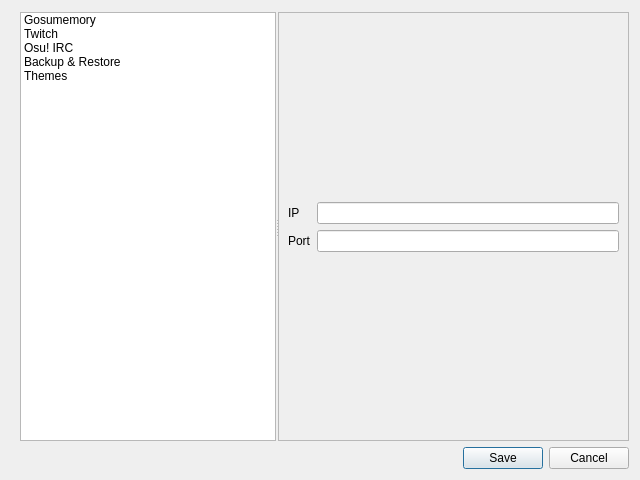
<?xml version="1.0" encoding="UTF-8"?>
<ui version="4.0">
 <class>Preferences</class>
 <widget class="QDialog" name="Preferences">
  <property name="geometry">
   <rect>
    <x>0</x>
    <y>0</y>
    <width>640</width>
    <height>480</height>
   </rect>
  </property>
  <property name="windowTitle">
   <string>Preferences</string>
  </property>
  <property name="sizeGripEnabled">
   <bool>false</bool>
  </property>
  <layout class="QGridLayout" name="gridLayout">
   <item row="1" column="1">
    <widget class="QSplitter" name="splitter">
     <property name="orientation">
      <enum>Qt::Horizontal</enum>
     </property>
     <property name="handleWidth">
      <number>2</number>
     </property>
     <property name="childrenCollapsible">
      <bool>false</bool>
     </property>
     <widget class="QListWidget" name="listWidget">
      <property name="horizontalScrollBarPolicy">
       <enum>Qt::ScrollBarAlwaysOff</enum>
      </property>
      <property name="editTriggers">
       <set>QAbstractItemView::NoEditTriggers</set>
      </property>
      <property name="flow">
       <enum>QListView::TopToBottom</enum>
      </property>
      <property name="sortingEnabled">
       <bool>false</bool>
      </property>
      <item>
       <property name="text">
        <string>Gosumemory</string>
       </property>
       <property name="icon">
        <iconset resource="../resources.qrc">
         <normaloff>:/images/resources/images/gosumemory.ico</normaloff>:/images/resources/images/gosumemory.ico</iconset>
       </property>
      </item>
      <item>
       <property name="text">
        <string>Twitch</string>
       </property>
       <property name="icon">
        <iconset resource="../resources.qrc">
         <normaloff>:/images/resources/images/twitch_logo.png</normaloff>:/images/resources/images/twitch_logo.png</iconset>
       </property>
      </item>
      <item>
       <property name="text">
        <string>Osu! IRC</string>
       </property>
       <property name="icon">
        <iconset resource="../resources.qrc">
         <normaloff>:/images/resources/images/osu_logo.png</normaloff>:/images/resources/images/osu_logo.png</iconset>
       </property>
      </item>
      <item>
       <property name="text">
        <string>Backup &amp; Restore</string>
       </property>
       <property name="icon">
        <iconset resource="../resources.qrc">
         <normaloff>:/images/resources/images/backup_and_restore.png</normaloff>:/images/resources/images/backup_and_restore.png</iconset>
       </property>
      </item>
      <item>
       <property name="text">
        <string>Themes</string>
       </property>
       <property name="icon">
        <iconset resource="../resources.qrc">
         <normaloff>:/images/resources/images/format_paint.png</normaloff>:/images/resources/images/format_paint.png</iconset>
       </property>
      </item>
     </widget>
     <widget class="QStackedWidget" name="stackedWidget">
      <property name="sizePolicy">
       <sizepolicy hsizetype="Preferred" vsizetype="Preferred">
        <horstretch>4</horstretch>
        <verstretch>0</verstretch>
       </sizepolicy>
      </property>
      <property name="frameShape">
       <enum>QFrame::StyledPanel</enum>
      </property>
      <property name="frameShadow">
       <enum>QFrame::Raised</enum>
      </property>
      <property name="currentIndex">
       <number>0</number>
      </property>
      <widget class="QWidget" name="gosuMemoryPage">
       <layout class="QGridLayout" name="gridLayout_3">
        <item row="1" column="1">
         <widget class="QLineEdit" name="gosumemoryIpLineEdit">
          <property name="inputMethodHints">
           <set>Qt::ImhUrlCharactersOnly</set>
          </property>
         </widget>
        </item>
        <item row="3" column="0" colspan="2">
         <spacer name="verticalSpacer_2">
          <property name="orientation">
           <enum>Qt::Vertical</enum>
          </property>
          <property name="sizeHint" stdset="0">
           <size>
            <width>20</width>
            <height>40</height>
           </size>
          </property>
         </spacer>
        </item>
        <item row="1" column="0">
         <widget class="QLabel" name="gosumemoryIpLabel">
          <property name="text">
           <string>IP</string>
          </property>
         </widget>
        </item>
        <item row="2" column="1">
         <widget class="QLineEdit" name="gosumemoryPortLineEdit">
          <property name="inputMethodHints">
           <set>Qt::ImhDigitsOnly</set>
          </property>
         </widget>
        </item>
        <item row="2" column="0">
         <widget class="QLabel" name="gosumemoryPortLabel">
          <property name="text">
           <string>Port</string>
          </property>
         </widget>
        </item>
        <item row="0" column="0" colspan="2">
         <spacer name="verticalSpacer">
          <property name="orientation">
           <enum>Qt::Vertical</enum>
          </property>
          <property name="sizeHint" stdset="0">
           <size>
            <width>20</width>
            <height>40</height>
           </size>
          </property>
         </spacer>
        </item>
       </layout>
      </widget>
      <widget class="QWidget" name="twitchPage">
       <layout class="QGridLayout" name="gridLayout_4">
        <item row="3" column="1">
         <widget class="QLineEdit" name="twitchChannelLineEdit">
          <property name="inputMethodHints">
           <set>Qt::ImhNoAutoUppercase</set>
          </property>
         </widget>
        </item>
        <item row="3" column="0">
         <widget class="QLabel" name="twitchChannelLabel">
          <property name="text">
           <string>Channel</string>
          </property>
         </widget>
        </item>
        <item row="1" column="0">
         <widget class="QLabel" name="twitchBotNickLabel">
          <property name="text">
           <string>Bot Nickname</string>
          </property>
         </widget>
        </item>
        <item row="1" column="1">
         <widget class="QLineEdit" name="twitchBotNickLineEdit">
          <property name="inputMethodHints">
           <set>Qt::ImhNoAutoUppercase</set>
          </property>
         </widget>
        </item>
        <item row="2" column="1">
         <widget class="QLineEdit" name="twitchBotOAuthLineEdit">
          <property name="echoMode">
           <enum>QLineEdit::Password</enum>
          </property>
         </widget>
        </item>
        <item row="2" column="0">
         <widget class="QLabel" name="twitchBotOAuthLabel">
          <property name="text">
           <string>&lt;html&gt;&lt;head/&gt;&lt;body&gt;&lt;p&gt;&lt;a href=&quot;https://twitchapps.com/tmi/&quot;&gt;&lt;span style=&quot; text-decoration: underline; color:#4285f4;&quot;&gt;Bot OAuth&lt;/span&gt;&lt;/a&gt;&lt;/p&gt;&lt;/body&gt;&lt;/html&gt;</string>
          </property>
         </widget>
        </item>
        <item row="4" column="0" colspan="2">
         <spacer name="verticalSpacer_3">
          <property name="orientation">
           <enum>Qt::Vertical</enum>
          </property>
          <property name="sizeHint" stdset="0">
           <size>
            <width>20</width>
            <height>40</height>
           </size>
          </property>
         </spacer>
        </item>
        <item row="0" column="0" colspan="2">
         <spacer name="verticalSpacer_4">
          <property name="orientation">
           <enum>Qt::Vertical</enum>
          </property>
          <property name="sizeHint" stdset="0">
           <size>
            <width>20</width>
            <height>40</height>
           </size>
          </property>
         </spacer>
        </item>
       </layout>
      </widget>
      <widget class="QWidget" name="osuIrcPage">
       <layout class="QGridLayout" name="gridLayout_5">
        <item row="1" column="0">
         <widget class="QLabel" name="osuIrcNicknameLabel">
          <property name="text">
           <string>Nickname</string>
          </property>
         </widget>
        </item>
        <item row="3" column="0">
         <widget class="QLabel" name="osuIrcServerLabel">
          <property name="text">
           <string>Server</string>
          </property>
         </widget>
        </item>
        <item row="4" column="1">
         <widget class="QLineEdit" name="osuIrcPortLineEdit">
          <property name="inputMethodHints">
           <set>Qt::ImhDigitsOnly</set>
          </property>
         </widget>
        </item>
        <item row="3" column="1">
         <widget class="QLineEdit" name="osuIrcServerLineEdit">
          <property name="inputMethodHints">
           <set>Qt::ImhUrlCharactersOnly</set>
          </property>
         </widget>
        </item>
        <item row="2" column="1">
         <widget class="QLineEdit" name="osuIrcPasswordLineEdit">
          <property name="echoMode">
           <enum>QLineEdit::Password</enum>
          </property>
         </widget>
        </item>
        <item row="2" column="0">
         <widget class="QLabel" name="osuIrcPasswordLabel">
          <property name="text">
           <string>&lt;html&gt;&lt;head/&gt;&lt;body&gt;&lt;p&gt;&lt;a href=&quot;osu.ppy.sh/p/irc&quot;&gt;&lt;span style=&quot; text-decoration: underline; color:#4285f4;&quot;&gt;Password&lt;/span&gt;&lt;/a&gt;&lt;/p&gt;&lt;/body&gt;&lt;/html&gt;</string>
          </property>
         </widget>
        </item>
        <item row="4" column="0">
         <widget class="QLabel" name="osuIrcPortLabel">
          <property name="text">
           <string>Port</string>
          </property>
         </widget>
        </item>
        <item row="1" column="1">
         <widget class="QLineEdit" name="osuIrcNicknameLineEdit">
          <property name="inputMethodHints">
           <set>Qt::ImhNoAutoUppercase</set>
          </property>
         </widget>
        </item>
        <item row="0" column="0" colspan="2">
         <spacer name="verticalSpacer_5">
          <property name="orientation">
           <enum>Qt::Vertical</enum>
          </property>
          <property name="sizeHint" stdset="0">
           <size>
            <width>20</width>
            <height>40</height>
           </size>
          </property>
         </spacer>
        </item>
        <item row="5" column="0" colspan="2">
         <spacer name="verticalSpacer_6">
          <property name="orientation">
           <enum>Qt::Vertical</enum>
          </property>
          <property name="sizeHint" stdset="0">
           <size>
            <width>20</width>
            <height>40</height>
           </size>
          </property>
         </spacer>
        </item>
       </layout>
      </widget>
      <widget class="QWidget" name="page">
       <layout class="QGridLayout" name="gridLayout_2">
        <item row="0" column="0">
         <widget class="QPushButton" name="backupBtn">
          <property name="text">
           <string>Backup</string>
          </property>
         </widget>
        </item>
        <item row="0" column="1">
         <widget class="QPushButton" name="restoreBtn">
          <property name="text">
           <string>Restore</string>
          </property>
         </widget>
        </item>
       </layout>
      </widget>
      <widget class="QWidget" name="themesPage">
       <layout class="QGridLayout" name="gridLayout_6">
        <item row="0" column="0" colspan="4">
         <spacer name="verticalSpacer_8">
          <property name="orientation">
           <enum>Qt::Vertical</enum>
          </property>
          <property name="sizeHint" stdset="0">
           <size>
            <width>20</width>
            <height>40</height>
           </size>
          </property>
         </spacer>
        </item>
        <item row="3" column="0" colspan="4">
         <spacer name="verticalSpacer_7">
          <property name="orientation">
           <enum>Qt::Vertical</enum>
          </property>
          <property name="sizeHint" stdset="0">
           <size>
            <width>20</width>
            <height>40</height>
           </size>
          </property>
         </spacer>
        </item>
        <item row="2" column="0">
         <widget class="QLabel" name="themesRadioLabel">
          <property name="text">
           <string>Theme</string>
          </property>
         </widget>
        </item>
        <item row="2" column="2">
         <widget class="QFrame" name="themesRadioFrame">
          <property name="frameShape">
           <enum>QFrame::StyledPanel</enum>
          </property>
          <property name="frameShadow">
           <enum>QFrame::Raised</enum>
          </property>
          <layout class="QHBoxLayout" name="horizontalLayout">
           <item>
            <widget class="QRadioButton" name="themesDefaultRadio">
             <property name="text">
              <string>Auto</string>
             </property>
            </widget>
           </item>
           <item>
            <widget class="QRadioButton" name="themesDarkRadio">
             <property name="enabled">
              <bool>true</bool>
             </property>
             <property name="text">
              <string>Dark</string>
             </property>
            </widget>
           </item>
           <item>
            <widget class="QRadioButton" name="themesLightRadio">
             <property name="enabled">
              <bool>true</bool>
             </property>
             <property name="text">
              <string>Light</string>
             </property>
            </widget>
           </item>
          </layout>
         </widget>
        </item>
       </layout>
      </widget>
     </widget>
    </widget>
   </item>
   <item row="1" column="0">
    <spacer name="horizontalSpacer">
     <property name="orientation">
      <enum>Qt::Horizontal</enum>
     </property>
     <property name="sizeType">
      <enum>QSizePolicy::Minimum</enum>
     </property>
     <property name="sizeHint" stdset="0">
      <size>
       <width>3</width>
       <height>20</height>
      </size>
     </property>
    </spacer>
   </item>
   <item row="2" column="1">
    <widget class="QDialogButtonBox" name="buttonBox">
     <property name="orientation">
      <enum>Qt::Horizontal</enum>
     </property>
     <property name="standardButtons">
      <set>QDialogButtonBox::Cancel|QDialogButtonBox::Save</set>
     </property>
     <property name="centerButtons">
      <bool>false</bool>
     </property>
    </widget>
   </item>
   <item row="0" column="0" colspan="2">
    <spacer name="verticalSpacer_9">
     <property name="orientation">
      <enum>Qt::Vertical</enum>
     </property>
     <property name="sizeType">
      <enum>QSizePolicy::Minimum</enum>
     </property>
     <property name="sizeHint" stdset="0">
      <size>
       <width>20</width>
       <height>1</height>
      </size>
     </property>
    </spacer>
   </item>
  </layout>
 </widget>
 <tabstops>
  <tabstop>listWidget</tabstop>
  <tabstop>gosumemoryIpLineEdit</tabstop>
  <tabstop>gosumemoryPortLineEdit</tabstop>
  <tabstop>twitchBotNickLineEdit</tabstop>
  <tabstop>twitchBotOAuthLineEdit</tabstop>
  <tabstop>twitchChannelLineEdit</tabstop>
  <tabstop>osuIrcNicknameLineEdit</tabstop>
  <tabstop>osuIrcPasswordLineEdit</tabstop>
  <tabstop>osuIrcServerLineEdit</tabstop>
  <tabstop>osuIrcPortLineEdit</tabstop>
  <tabstop>themesDarkRadio</tabstop>
  <tabstop>themesLightRadio</tabstop>
 </tabstops>
 <resources>
  <include location="../resources.qrc"/>
 </resources>
 <connections>
  <connection>
   <sender>buttonBox</sender>
   <signal>rejected()</signal>
   <receiver>Preferences</receiver>
   <slot>reject()</slot>
   <hints>
    <hint type="sourcelabel">
     <x>316</x>
     <y>260</y>
    </hint>
    <hint type="destinationlabel">
     <x>286</x>
     <y>274</y>
    </hint>
   </hints>
  </connection>
 </connections>
</ui>
